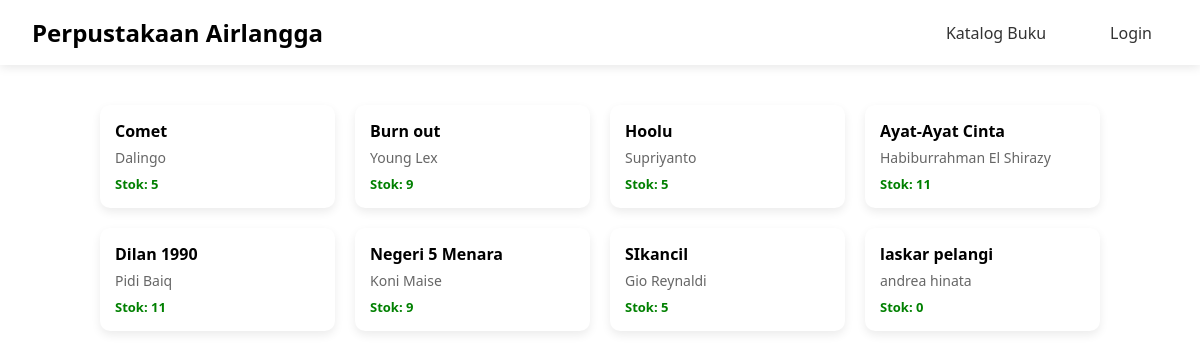
Before: / with the older database file.
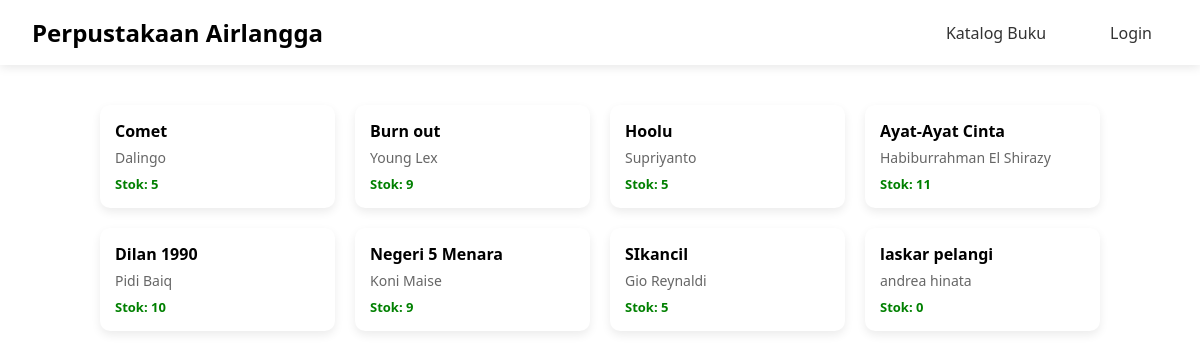
After: the same page with the newer database file.
### tables this page shows
CREATE TABLE `buku` (
  `id` int NOT NULL,
  `judul` varchar(255) NOT NULL,
  `pengarang` varchar(255) NOT NULL,
  `stok` int NOT NULL
);

### index.php (the view, shortened to what this page needs)
<?php
include 'koneksi.php';
$sql = "SELECT * FROM buku ORDER BY id DESC";
$result = $koneksi->query($sql);
$books = $result->fetch_all(MYSQLI_ASSOC);
?>
<!DOCTYPE html>
<html lang="en">
<head>
    <link rel="stylesheet" href="style.css">
</head>
<body>
    <nav class="navbar">
        <div class="nav-container">
            <div class="logo">Perpustakaan Airlangga</div>
            <ul class="nav-menu">
                <li><a href="index.php">Katalog Buku</a></li>
                <li><a href="login.php">Login</a></li>
            </ul>
        </div>
    </nav>
    <div class="books-section">
        <div class="book-container">
            <?php foreach ($books as $book): ?>
                <div class="book-card">
                    <div class="book-title"><?= htmlspecialchars($book['judul']) ?></div>
                    <div class="book-author"><?= htmlspecialchars($book['pengarang']) ?></div>
                    <div class="book-stock <?= $book['stok'] > 0 ? 'available' : 'out' ?>">
                        Stok: <?= htmlspecialchars($book['stok']) ?>
                    </div>
                </div>
            <?php endforeach; ?>
        </div>
    </div>
</body>
</html>

Changed rows visible on the page:
changed buku "Dilan 1990": stok "11" → "10"
